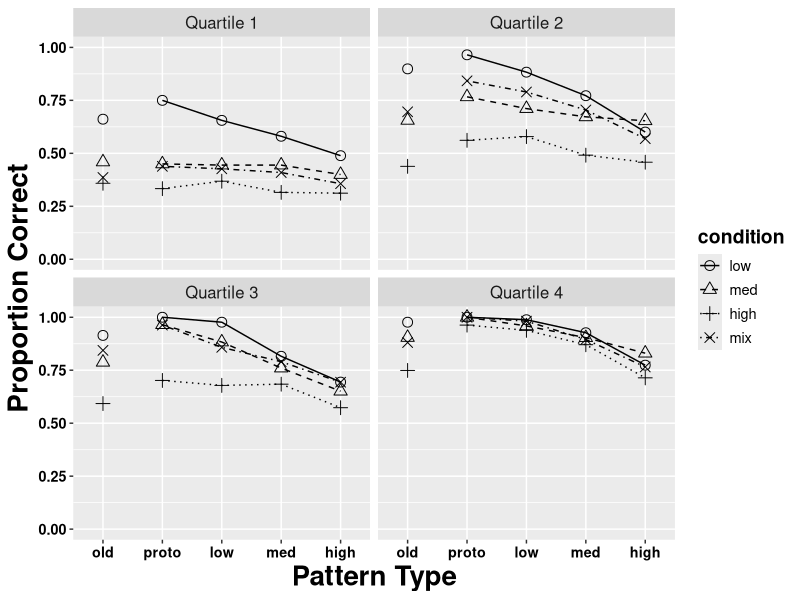

R code for this plot:
library(tidyverse)
library(ggpubr)


itemtype_levels <- c("old","proto","low","med","high")
condition_levels <- c("low","med","high","mix")
accu_bin_levels <- paste("Quartile",1:4)
# preprocess test data for line plots
PrCorr_test_full <- read.csv("accuracy_test.csv") %>%
                    select(!X) %>%
                    mutate(condition = factor(condition,levels = 1:4, labels = condition_levels), 
                           itemtype = factor(itemtype,levels = 1:5, labels = itemtype_levels),
                           ID = as.integer(ID)) 
                          
PrCorr_subj_by_cond_ID <- PrCorr_test_full %>%
                              group_by(condition,ID) %>%
                              summarize(Pr_corr_sub_overall = mean(Pr_corr_sub),
                                        Pr_corr_sub_old = mean(Pr_corr_sub[itemtype == "old"])) %>%
                              ungroup()


PrCorr_test_quartiles <- PrCorr_subj_by_cond_ID %>%
                         group_by(condition) %>%
                         mutate(accu_bin = ntile(Pr_corr_sub_overall,4),
                                accu_bin = factor(accu_bin, levels = 1:4, labels = accu_bin_levels)) %>%
                         select(-c(Pr_corr_sub_old,Pr_corr_sub_overall)) %>%
                         ungroup() %>%
                         right_join(PrCorr_test_full, by = c("condition","ID")) %>%
                         group_by(condition,accu_bin,itemtype) %>%
                         summarize(Pr_corr_quartile = mean(Pr_corr_sub))
                        
                             
# draw the line plots
line_data <- filter(PrCorr_test_quartiles,itemtype != "old")

p <- ggplot(data=NULL,aes(x = itemtype,y = Pr_corr_quartile)) +
     geom_point(data=PrCorr_test_quartiles,aes(shape = condition),size = 3) + 
     geom_line(data=line_data,aes(linetype = condition, group = condition)) + 
     scale_shape_manual(values = c("circle open","triangle open","plus","cross")) +
     scale_x_discrete(expand = expansion(add = c(.5,.5))) +
     scale_linetype_manual(values = c("solid","dashed","dotted","dotdash"), 
                           labels = c("low","med","high","mix")) +
     facet_wrap(.~accu_bin, nrow = 2) +
     ylim(0,1) +
     xlab("Pattern Type") +
     ylab("Proportion Correct") +
     # guides(shape = "none", size = "none") +
     labs_pubr() +
     theme(title = element_text(size = 20),
           text = element_text(size = 15))

ggsave(paste('quartile test accuracy',".jpg"),plot = p ,path = "../figure/v2",width = 8, height = 6)


                    